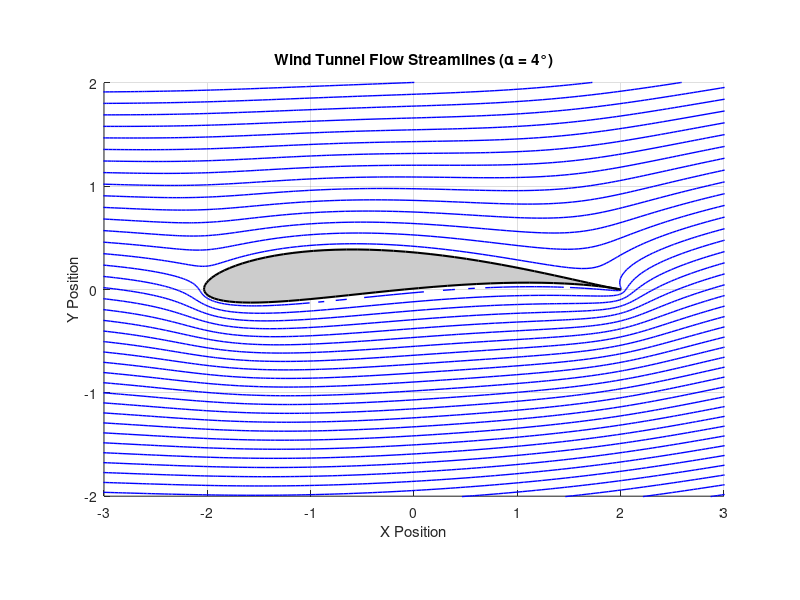

Reproduce this figure in MATLAB.
% VIRTUAL WIND TUNNEL: PHASE 3
% Flow Streamlines around an Airfoil (Joukowski Transformation)
clear; clc; close all;

disp('Generating Flow Streamlines...');

% 1. Flow Parameters
U = 1;            % Wind velocity
alpha = 4*pi/180; % Angle of attack (4 degrees)
Gamma = 2.5;      % Circulation strength (this creates the lift)

% 2. Cylinder parameters (we will warp this into our airfoil)
R = 1.1;          % Cylinder radius
cx = -0.1;        % X-offset (controls the camber/curve)
cy = 0.1;         % Y-offset (controls the thickness)

% 3. Create the mathematical wind grid
[X, Y] = meshgrid(linspace(-4, 4, 200), linspace(-3, 3, 200));
Z = X + 1i*Y;

% 4. Calculate the fluid flow around the initial cylinder
Z_cyl = Z - (cx + 1i*cy);
W = U * (Z_cyl.*exp(-1i*alpha) + (R^2)./(Z_cyl.*exp(-1i*alpha))) - 1i*(Gamma/(2*pi))*log(Z_cyl);

% 5. The Joukowski Transformation (Crushing the cylinder into a wing!)
Z_airfoil = Z + 1./Z;

% 6. Extract the Streamlines 
Psi = imag(W);

% Clean up the flow lines inside the solid wing
inside = abs(Z_cyl) < R;
Psi(inside) = NaN; 

% 7. Plotting the Wind Tunnel Result
figure('Name', 'Flow Streamlines', 'NumberTitle', 'off');
hold on; axis equal;

% Draw the wind streamlines
contour(real(Z_airfoil), imag(Z_airfoil), Psi, 60, 'b', 'LineWidth', 1);

% Draw the solid wing surface
theta = linspace(0, 2*pi, 100);
z_surf = (cx + 1i*cy) + R*exp(1i*theta);
airfoil_surf = z_surf + 1./z_surf;
fill(real(airfoil_surf), imag(airfoil_surf), [0.8 0.8 0.8], 'EdgeColor', 'k', 'LineWidth', 1.5);

title('Wind Tunnel Flow Streamlines (\alpha = 4°)');
xlabel('X Position');
ylabel('Y Position');
axis([-3 3 -2 2]);
grid on;

disp('Streamline visualization complete!');
